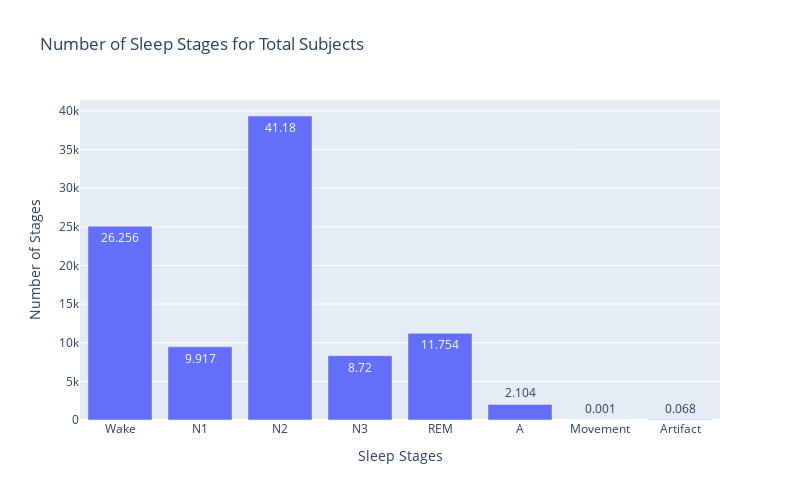

Notebook code for this chart:
### Code cell
fig = go.Figure(data=go.Bar(x=total_stages_df['Stage'], y=total_stages_df['Total Stages'], text=total_stages_df['Percentage'], textposition='auto'))
fig.update_layout(title='Number of Sleep Stages for Total Subjects', xaxis=dict(title='Sleep Stages'), yaxis=dict(title='Number of Stages'), width=800, height=500)
fig.show()

### Figure 1 — Plotly figure (JSON) as saved in the notebook; plotly's stock layout.template omitted (floating-point values rounded to 4 significant figures)
{"data": [{"text": [26.26, 9.917, 41.18, 8.72, 11.75, 2.104, 0.001, 0.068], "textposition": "auto", "type": "bar", "x": ["Wake", "N1", "N2", "N3", "REM", "A", "Movement", "Artifact"], "y": [25076, 9471, 39329, 8328, 11226, 2009, 1, 65]}], "layout": {"height": 500, "title": {"text": "Number of Sleep Stages for Total Subjects"}, "width": 800, "xaxis": {"title": {"text": "Sleep Stages"}}, "yaxis": {"title": {"text": "Number of Stages"}}}}
